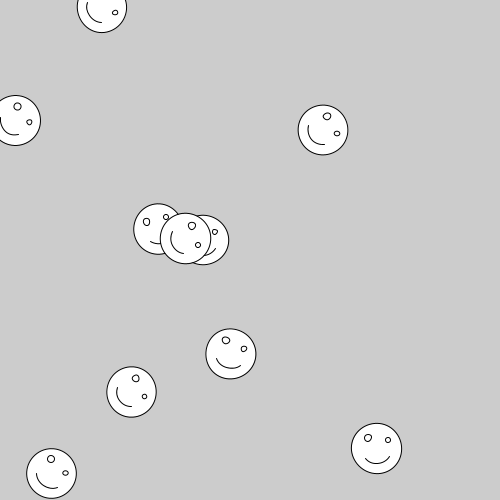
Frame 1 (no input)
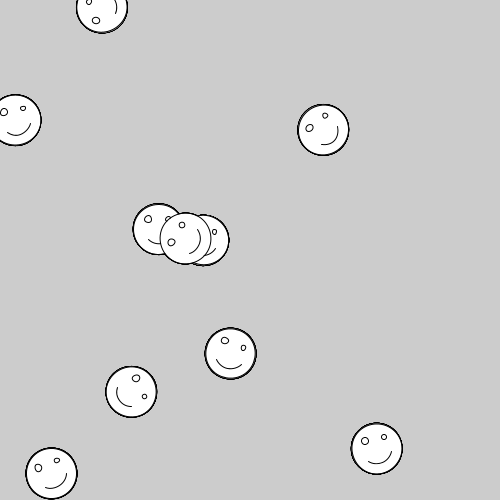
Frame 60 (the mouse pressed at the canvas centre just before this capture)
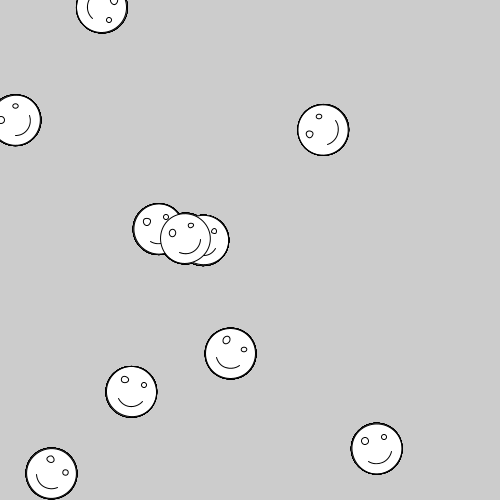
Frame 120 (the mouse held since frame 60 and released just before this capture)

The Processing sketch that drew these frames (run headless with seeded random() and noise(); from frame 60 on, the mouse is pressed at the canvas centre):

// Processing sketch: processing_55168
// ── processing_55168.pde

float[] xpos;
float[] ypos;
float[] rotations;
 
void setup()
{
  size(500,500);
  smooth();
  xpos = new float[10];
  ypos = new float[10];
  rotations = new float[10];
 
  for(int i=0; i<xpos.length; i++)
  {
    xpos[i] = random(width);
    ypos[i] = random(height);
    rotations[i] = random(400, 600) * random(-1,1);
    rotations[i] = random(PI);
  }
}
void draw()
{
 
   
  for(int i=0; i<xpos.length; i++)
  {
     
    ball(xpos[i],ypos[i], rotations[i]);
  }
}
 
void ball(float x, float y, float r)
{
  pushMatrix();
  translate(x,y);
  rotate(sin(millis()/(r*150.0))*r);
  ellipse(0,0, 50,50);
  ellipse(-10,-10, 7,7);
  ellipse(10,-10, 5,5);
  arc(0,0,30,30, radians(25), radians(135));
  popMatrix();
}
